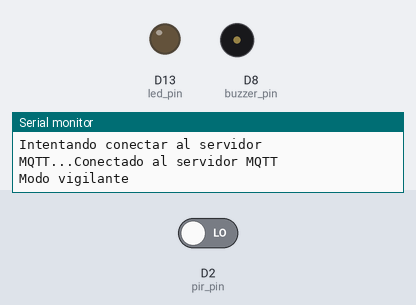
The sketch below on a simulated Arduino MKR. Parts: output pins drawn as LEDs (lit = HIGH), buzzer (waves = sounding, pin HIGH), the last lines printed to the serial monitor. Inputs (shaded band) come from the test bench; at power-on: D2 (pir_pin) LOW. WiFi joins after 1.5 s; servers stay silent unless stated; no MQTT or app messages arrive unless stated.

Above: at 2.7 s.
2.8 s: D2 (pir_pin) driven HIGH
At 12.6 s:
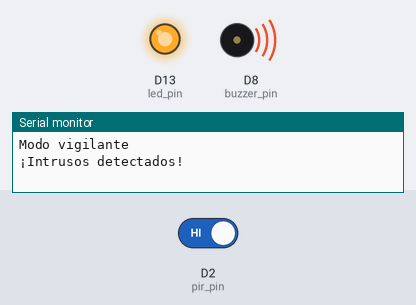
13.0 s: D2 (pir_pin) driven LOW
At 22.7 s:
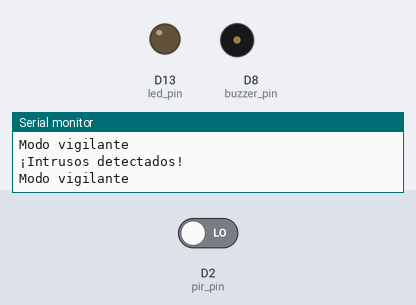
Timing chart, 0 to 24.2 s (numbered marks = the images above; inputs shaded):
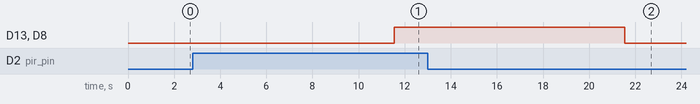

The sketch:

alarm.ino
```cpp
#include <WiFiNINA.h>
#include <PubSubClient.h>
#include "config.h"

WiFiClient espClient;
PubSubClient client(espClient);

int pir_pin = 2;
int led_pin = 13;
int buzzer_pin = 8;

void reconnect() {
  while (!client.connected()) {
    Serial.print("Intentando conectar al servidor MQTT...");
    if (client.connect("ArduinoClient", MQTT_USER, MQTT_PASS)) {
      Serial.println("Conectado al servidor MQTT");
    } else {
      Serial.print("Error de conexión, intento en 5 segundos..., Código: ");
      Serial.println(client.state());
      delay(5000);
    }
  }
}

void setup() {
  Serial.begin(9600);

  pinMode(pir_pin, INPUT);
  pinMode(led_pin, OUTPUT);
  pinMode(buzzer_pin, OUTPUT);

  Serial.println("Conectando a WiFi...");
  while (WiFi.begin(WIFI_SSID, WIFI_PASSWORD) != WL_CONNECTED) {
    delay(1000);
  }
  Serial.println("Conectado a WiFi");

  client.setServer(MQTT_SERVER, MQTT_PORT);
}

void loop() {
  if (!client.connected()) {
    reconnect();
  }
  client.loop();

  if (digitalRead(pir_pin) == HIGH) {
    digitalWrite(led_pin, HIGH);
    digitalWrite(buzzer_pin, HIGH);
    Serial.println("¡Intrusos detectados!");
    client.publish("seguridad/intrusos", "¡Intrusos detectados!");
  } else {
    digitalWrite(led_pin, LOW);
    digitalWrite(buzzer_pin, LOW);
    Serial.println("Modo vigilante");
    client.publish("seguridad/intrusos", "Modo vigilante");
  }

  delay(10000);
}
```

config.h
```cpp
// --- Credenciales WiFi ---
#define WIFI_SSID "TU_WIFI_SSID"
#define WIFI_PASSWORD "TU_WIFI_PASSWORD"

// --- Configuración del servidor MQTT ---
#define MQTT_SERVER "IP_DE_TU_BROKER_MQTT"
#define MQTT_PORT 1883
#define MQTT_USER "tu_usuario_mqtt"
#define MQTT_PASS "tu_password_mqtt"
```

Measured:
- after the input at 2.8 s, D13 (led_pin), D8 (buzzer_pin): LOW → HIGH after 8.8 s
- after the input at 13.0 s, D13 (led_pin), D8 (buzzer_pin): HIGH → LOW after 8.6 s
